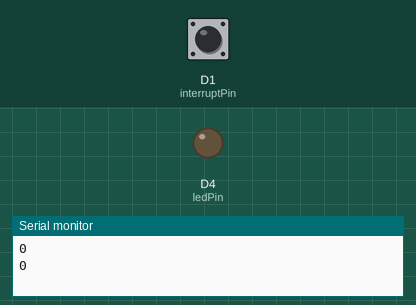
Simulated run of this sketch. Board: ESP8266 (NodeMCU). Shown: output pins drawn as LEDs (lit = HIGH), the last lines printed to the serial monitor. The test bench sets the inputs (shaded band); at power-on: D1 (interruptPin) HIGH.

Above: at 1.2 s.
1.3 s: D1 (interruptPin) pulled LOW for 1 s
At 2.3 s:
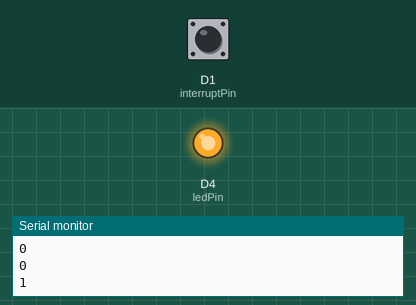
4.5 s: D1 (interruptPin) pulled LOW for 3.2 s
At 9.2 s:
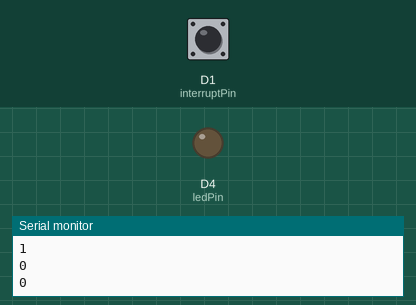
Timing chart, 0 to 10.7 s (numbered marks = the images above; inputs shaded):
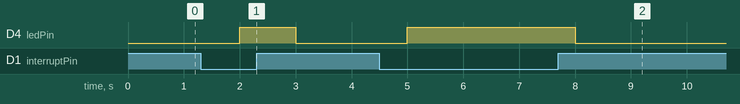

Measured:
- after the input at 1.3 s, D4 (ledPin): LOW → HIGH after 0.70 s, → LOW 1.0 s later
- after the input at 4.5 s, D4 (ledPin): LOW → HIGH after 0.50 s, → LOW 3.0 s later

The sketch:

attachinterrupt.ino
```cpp
const byte ledPin = D4;
const byte interruptPin = D1;
volatile byte state = LOW;

void setup() {
  Serial.begin(9600);
  pinMode(ledPin, OUTPUT);
  pinMode(interruptPin, INPUT_PULLUP);
  attachInterrupt(digitalPinToInterrupt(interruptPin), blink, CHANGE);
}

void loop() {
  digitalWrite(ledPin, state);
  Serial.println(state);
  delay(1000);
}

ICACHE_RAM_ATTR void blink() {
  state = !state;
}
```
